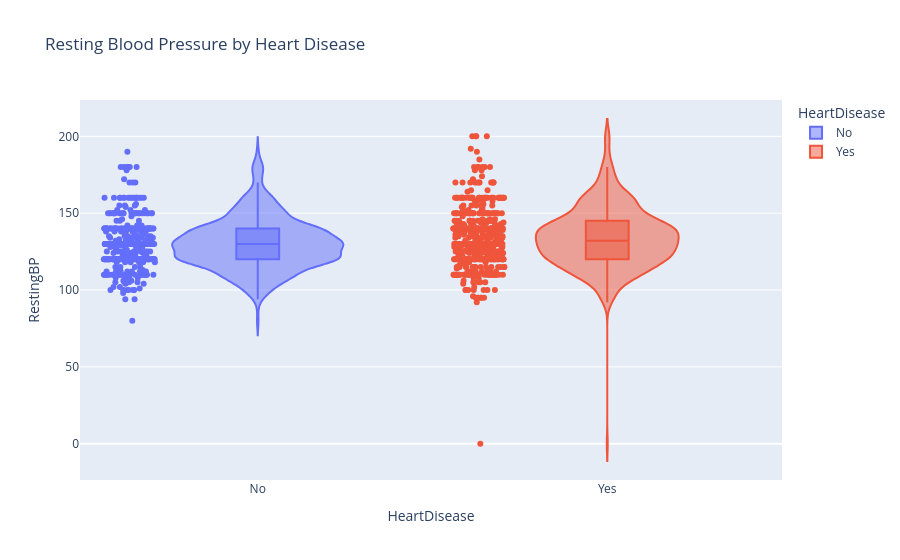

This figure's notebook cell:
### Code cell
fig = px.violin(df, y='RestingBP', x='HeartDisease', box=True, points='all',
                color='HeartDisease', title='Resting Blood Pressure by Heart Disease')
fig.show()

### Figure 1 — Plotly figure (JSON) as saved in the notebook; plotly's stock layout.template omitted (floating-point values rounded to 4 significant figures; data arrays with more than 128 entries replaced by an {"elided": "..."} marker saying what was removed)
{"data": [{"alignmentgroup": "True", "box": {"visible": true}, "hovertemplate": "HeartDisease=%{x}<br>RestingBP=%{y}<extra></extra>", "legendgroup": "No", "marker": {"color": "#636efa"}, "name": "No", "offsetgroup": "No", "orientation": "v", "points": "all", "scalegroup": "True", "showlegend": true, "type": "violin", "x": {"elided": "410 str values"}, "x0": " ", "xaxis": "x", "y": {"elided": "410 int values"}, "y0": " ", "yaxis": "y"}, {"alignmentgroup": "True", "box": {"visible": true}, "hovertemplate": "HeartDisease=%{x}<br>RestingBP=%{y}<extra></extra>", "legendgroup": "Yes", "marker": {"color": "#EF553B"}, "name": "Yes", "offsetgroup": "Yes", "orientation": "v", "points": "all", "scalegroup": "True", "showlegend": true, "type": "violin", "x": {"elided": "508 str values"}, "x0": " ", "xaxis": "x", "y": {"elided": "508 int values"}, "y0": " ", "yaxis": "y"}], "layout": {"legend": {"title": {"text": "HeartDisease"}, "tracegroupgap": 0}, "title": {"text": "Resting Blood Pressure by Heart Disease"}, "violinmode": "overlay", "xaxis": {"anchor": "y", "categoryarray": ["No", "Yes"], "categoryorder": "array", "domain": [0, 1], "title": {"text": "HeartDisease"}}, "yaxis": {"anchor": "x", "domain": [0, 1], "title": {"text": "RestingBP"}}}}
